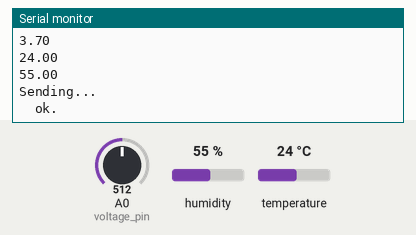
Simulated run of this sketch. Board: Arduino Uno, built with avr-gcc and run on an emulated ATmega328P. Parts: the last lines printed to the serial monitor. The test bench sets the inputs (shaded band); at power-on: humidity 55 %, A0 (voltage_pin) = 512, temperature 24 °C. No radio packets arrive unless stated.

Above: at 1.2 s.
1.3 s: humidity set to 22 %
2.8 s: A0 (voltage_pin) set to 716
At 4.2 s:
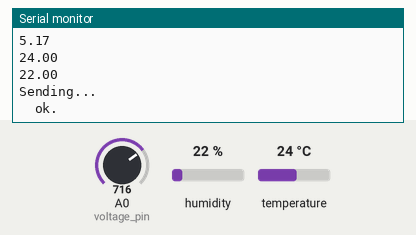
4.3 s: temperature set to 12 °C
5.8 s: A0 (voltage_pin) set to 900
7.3 s: humidity set to 40 %
At 8.9 s:
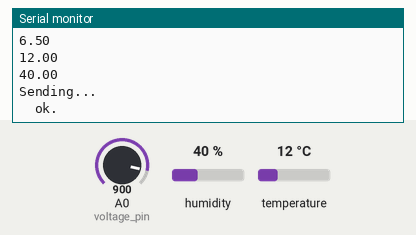
Timing chart, 0 to 9.8 s (numbered marks = the images above; inputs shaded):
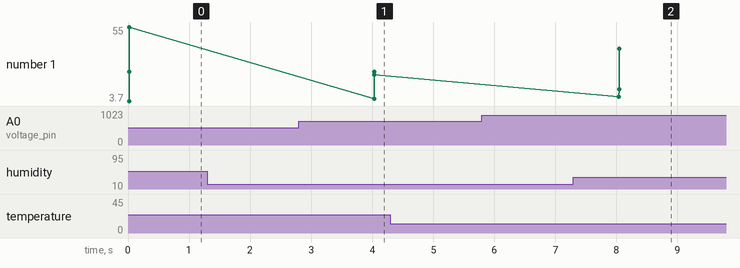

The sketch:

network1.ino
```cpp
// (licence header left out)
#include <RF24Network.h>
#include <RF24.h>
#include <SPI.h>
//#include "LowPower.h"
#include <DHT.h>

#define DHTPIN 3     // what pin we're connected to
#define DHTTYPE DHT22   // DHT 22  (AM2302)
DHT dht(DHTPIN, DHTTYPE); //// Initialize DHT sensor for normal 16mhz Arduino

int serial_putc( char c, FILE * )
{
  Serial.write( c );

  return c;
}

void printf_begin(void)
{
  fdevopen( &serial_putc, 0 );
}

//
// Hardware configuration
//

#define PIN_CS 10
#define PIN_CE 9

const float voltage_reference = 3.7; // 5.0V
const int num_measurements = 64;
const int voltage_pin = A0;
float voltage_reading;
unsigned int i, reading;

RF24 radio(PIN_CE, PIN_CS);

// Network uses that radio
RF24Network network(radio);

// Address of our node
const uint16_t this_node = 1;

// Address of the other node
const uint16_t other_node = 0;

// How often to send 'hello world to the other unit
const unsigned long interval = 2000; //ms

// When did we last send?
unsigned long last_sent;

unsigned long thisNode = 1;
int chk;
float hum;  //Stores humidity value
float temp; //Stores temperature value

struct payload_t {                  // Structure of our payload
  unsigned long nodeId;
  float supplyVoltage;
  float temperature;
  float humidity;
};

void setup(void)
{
  Serial.begin(115200);
  dht.begin();
  printf_begin();
  printf("RF24Network/examples/helloworld_tx/\n");

  SPI.begin();
  radio.begin();
  network.begin(/*channel*/ 90,  /*node address*/ this_node);
  radio.printDetails();
}

void loop(void)
{
    network.update();

    // Humidity and temperature
    hum = dht.readHumidity();
    temp= dht.readTemperature();

    // Take the voltage reading
    i = num_measurements;
    reading = 0;
    while(i--)
      reading += analogRead(voltage_pin);

    voltage_reading = (float)reading / num_measurements * voltage_reference / 512.0;
    Serial.println(voltage_reading);
    Serial.println(temp);
    Serial.println(hum);
    Serial.println(F("Sending...\r\n"));
    payload_t payload = {thisNode, voltage_reading, temp, hum };
    RF24NetworkHeader header(/*to node*/ other_node);
    bool ok = network.write(header,&payload,sizeof(payload));

    if (ok)
      Serial.println(F("\tok.\r\n"));
    else
    {
      Serial.println(F("\tfailed.\r\n"));
      delay(250); // extra delay on fail to keep light on longer
    }
    delay(2000);
    radio.powerDown();
    delay(2000);
    //LowPower.powerDown(SLEEP_8S, ADC_OFF, BOD_OFF);
    //LowPower.powerDown(SLEEP_8S, ADC_OFF, BOD_OFF);
    //LowPower.powerDown(SLEEP_8S, ADC_OFF, BOD_OFF);
    //LowPower.powerDown(SLEEP_8S, ADC_OFF, BOD_OFF);
    //LowPower.powerDown(SLEEP_8S, ADC_OFF, BOD_OFF);
    //LowPower.powerDown(SLEEP_8S, ADC_OFF, BOD_OFF);
    //LowPower.powerDown(SLEEP_8S, ADC_OFF, BOD_OFF);
    //LowPower.powerDown(SLEEP_4S, ADC_OFF, BOD_OFF);
    //LowPower.powerDown(SLEEP_2S, ADC_OFF, BOD_OFF);
    radio.powerUp();
    thisNode++;
}
// vim:ai:cin:sts=2 sw=2 ft=cpp
```

Measured:
- after the input at 2.8 s, the serial monitor: prints a new line after 1.2 s (image 1)
- after the input at 7.3 s, the serial monitor: prints a new line after 0.75 s (image 2)
- plotted number 1: 22 → 40 after the input at 7.3 s
